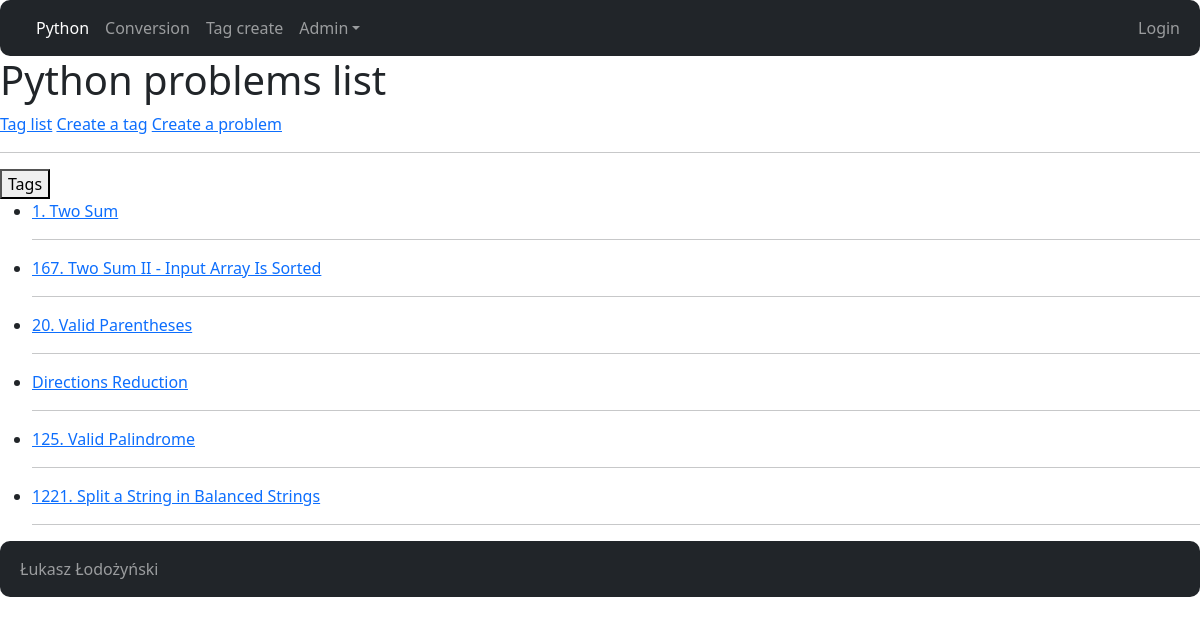
Page /python/ on the earlier database version.
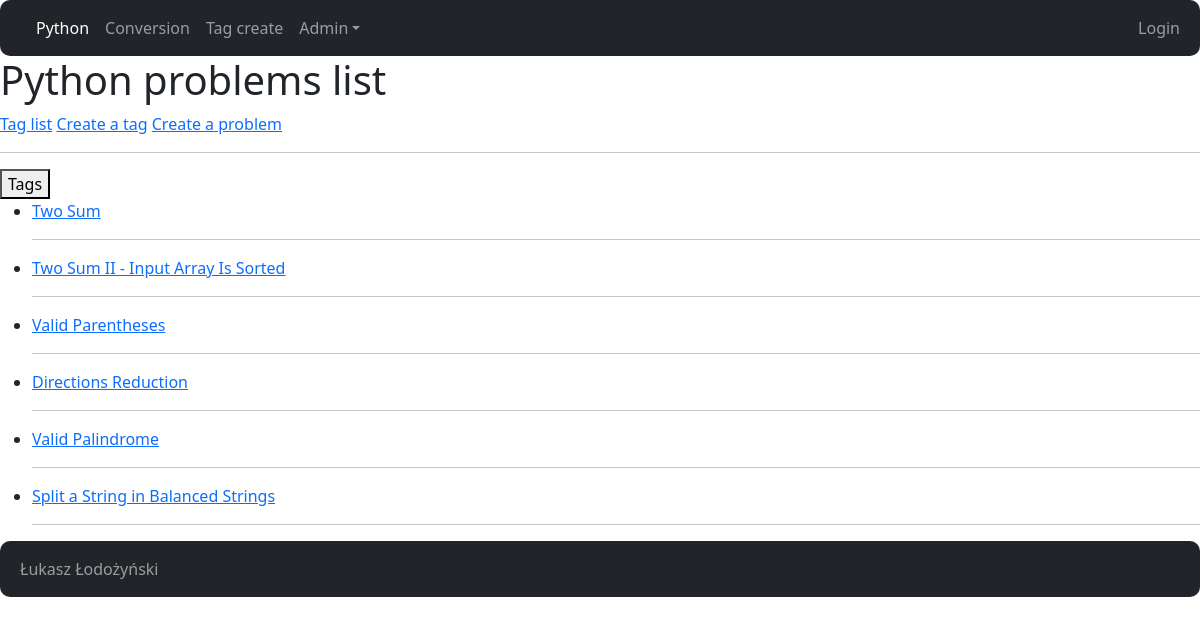
Same page on the later database version.
### python_problems/models.py (models this page shows, shortened)
class Problem(models.Model):
    tags        = models.ManyToManyField("Tag")
    title       = models.CharField(max_length=200)
    url         = models.CharField(max_length=200)
    description = models.TextField(blank=False, null=False)
    is_solved   = models.BooleanField(default=False)
    solution    = models.TextField(blank=True, null=True)
    testcase    = models.TextField(blank=True, null=True)

### python_problems/views.py (the view)
# urls.py: path("", views.IndexView.as_view(), name="index"),
class IndexView(generic.ListView):
    model = Problem

### python_problems/models.py (called while the page is built)
    def __str__(self):
        return self.name

### python_problems/templates/python_problems/problem_list.html (shortened to what this page needs)
{% extends "core/base.html" %}
{% block content %}
{% load static %}
<link rel="stylesheet" href="{% static 'python_problems/style.css' %}">
<h1>Python problems list</h1>
<a href="tag/">Tag list</a>
<a href="tag/create/">Create a tag</a>
<a href="create/">Create a problem</a>
<hr>
<button onclick="toggleTags()">Tags</button>
{% if problem_list %}
  <ul>
    {% for problem in problem_list %}
      <li>
        <div class="problem-container flex">
          <a href="{% url 'python_problems:detail' problem.id %}">{{ problem.title }}</a>
        </div>
        <hr>
      </li>
    {% endfor %}
  </ul>
{% else %}
  <p>No python problems available.</p>
{% endif %}
{% endblock content %}

### core/templates/core/base.html (shortened to what this page needs)
<!DOCTYPE html>
<html>
    <head>
        <link href="https://cdn.jsdelivr.net/npm/bootstrap@5.0.2/dist/css/bootstrap.min.css" rel="stylesheet" />
        <link rel="stylesheet" href="https://use.fontawesome.com/releases/v5.8.1/css/all.css" />
        <link rel="stylesheet" href="https://use.fontawesome.com/releases/v5.8.1/css/v4-shims.css" />
    </head>
    <body>
        <nav class="navbar navbar-expand-lg navbar-dark bg-dark" style="border-radius:10px !important">
            <div class="container-fluid">
              <ul class="navbar-nav me-auto mb-2 mb-lg-0">
                {% url 'python_problems:index' as xyz %}
                <li class="nav-item">
                  <a href="{% url 'python_problems:index' %}" class="nav-link {% if request.get_full_path == xyz %}active{% endif %}">Python</a>
                </li>
                {% url 'python_problems:conversion' as abc1 %}
                <li class="nav-item">
                  <a href="{% url 'python_problems:conversion' %}" class="nav-link {% if request.get_full_path == abc1 %}active{% endif %}">Conversion</a>
                </li>
                {% url 'python_problems:page2' as abc2 %}
                <li class="nav-item">
                  <a href="{% url 'python_problems:tag-create' %}" class="nav-link {% if request.get_full_path == abc2 %}active{% endif %}">Tag create</a>
                </li>
                <li class="nav-item dropdown">
                  <a class="nav-link dropdown-toggle" href="#" id="navbarDropdown" role="button" data-bs-toggle="dropdown" aria-expanded="false">Admin</a>
                </li>
              </ul>
              <ul class="navbar-nav">
                {% if user.is_authenticated %}
                  <li class="nav-item">
                    <a class="nav-link" href="{% url 'logout' %}?next={% url 'core:index' %}">Logout</a>
                  </li>
                {% else %}
                  <li class="nav-item">
                    <a class="nav-link" href="{% url 'login' %}?next={% url 'core:index' %}">Login</a>
                  </li>
                {% endif %}
              </ul>
            </div>
        </nav>
        <div class="px-6 py-6">
            {% block content %}
            {% endblock content %}
        </div>
        <nav class="navbar navbar-expand-lg navbar-dark bg-dark" style="border-radius:10px !important">
          <div class="container-fluid">
          <ul class="navbar-nav">
            <a class="nav-link" href="{% url 'login' %}?next={% url 'core:index' %}">Łukasz Łodożyński</a>
          </ul>
          </div>
        </nav>
    </body>
</html>

### python_problems/static/python_problems/style.css (style rules this page uses)
.problem-container { display: flex; align-items: center; }
.problem-container a { margin-right: 0px; }

Differences in the rows shown:
changed Problem: title "1. Two Sum" → "Two Sum"
changed Problem: title "167. Two Sum II - Input Array Is Sorted" → "Two Sum II - Input Array Is Sorted"
changed Problem: title "20. Valid Parentheses" → "Valid Parentheses"
changed Problem: title "125. Valid Palindrome" → "Valid Palindrome"
changed Problem: title "1221. Split a String in Balanced Strings" → "Split a String in Balanced Strings"
